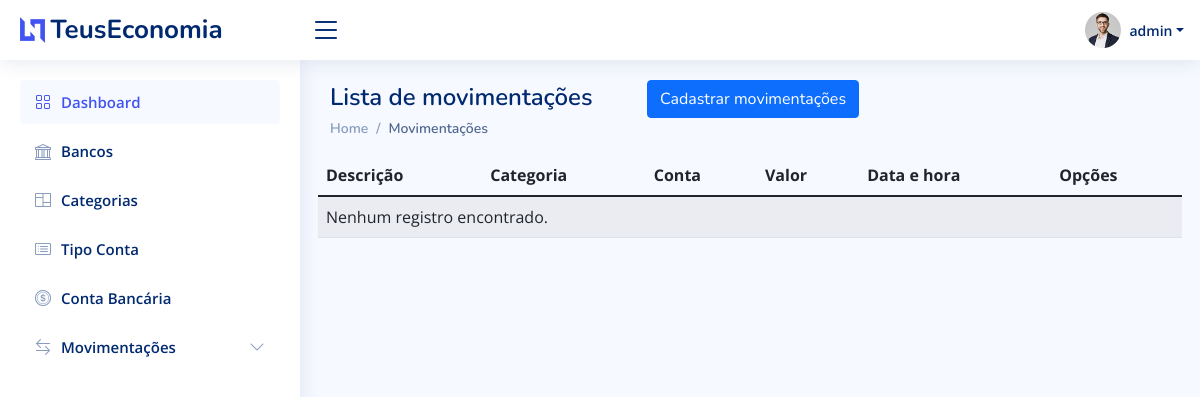
The page /listar/movimentacao-entrada/ (signed in) on the database as committed earlier.
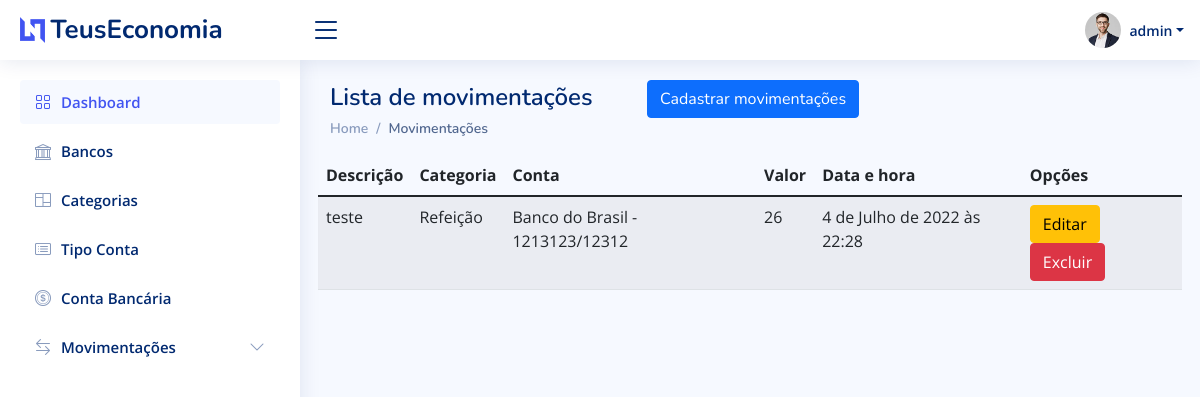
The same page on the database as committed later.
### Paginas/models.py (models this page shows, shortened)
class MovimentacaoEntrada(models.Model):
	descricao = models.CharField(max_length=100, verbose_name="Descrição")
	categoria = models.ForeignKey(Categoria, on_delete=models.PROTECT)
	valor = models.DecimalField(decimal_places= 0, max_digits=50)
	cadastrado_em = models.DateTimeField(auto_now_add=True)
	atualizado_em = models.DateTimeField(auto_now=True)
	conta_bancaria = models.ForeignKey(ContaBancaria, verbose_name="Conta Bancária", on_delete=models.PROTECT)

class Categoria(models.Model):
	nome = models.CharField(max_length=50)
	descricao = models.CharField(max_length=100, verbose_name="Descrição")
	tipo_movimetacao = models.CharField(max_length=2, choices=TIPO_MOVIMENTACOES, default="S")
	def __str__(self) -> str:
		return '{}'.format(self.nome)

class ContaBancaria(models.Model):
	banco = models.ForeignKey(Banco, on_delete=models.PROTECT)
	tipo_conta = models.ForeignKey(TipoConta, on_delete=models.PROTECT)
	agencia = models.CharField(verbose_name='Agência', max_length=50)
	conta = models.CharField(max_length=10)
	valor_total = models.DecimalField(max_digits=99999999999, decimal_places=0)
	conjunta = models.BooleanField()
	usuario = models.ForeignKey(User, on_delete=models.PROTECT)
	def __str__(self) -> str:
		return '{} - {}/{}'.format(self.banco.nome, self.agencia, self.conta)

class Banco(models.Model):
	nome = models.CharField(max_length=100)
	codigo = models.DecimalField(max_digits=9999, decimal_places=0)

### Paginas/views.py (the view)
# urls.py: path('listar/movimentacao-entrada/', MovimentacaoEntradaList.as_view(), name='listar-movimentacao-entrada'),
class MovimentacaoEntradaList(LoginRequiredMixin, ListView):
	model = MovimentacaoEntrada
	template_name = 'paginas/listas/movimentacao-entrada.html'

### Paginas/templates/paginas/listas/movimentacao-entrada.html
{% extends 'paginas/modelo.html' %} {% load static %} {% block pagetitle %}
<h1>Lista de movimentações
	<a href="{% url 'cadastrar-movimentacao-entrada' %}" class="btn btn-primary float-right ms-5">
		Cadastrar movimentações
	</a>
</h1>
{% endblock %} {% block breadcrumb %}
<nav>
	<ol class="breadcrumb">
		<li class="breadcrumb-item"><a href="{% url 'index' %}">Home</a></li>
		<li class="breadcrumb-item active">Movimentações</li>
	</ol>
</nav>
{% endblock %} {% block main %}
<table class="table table-striped">
	<thead>
		<tr>
			<th>Descrição</th>
			<th>Categoria</th>
			<th>Conta</th>
			<th>Valor</th>
			<th>Data e hora</th>
			<th>Opções</th>
		</tr>
	</thead>
	<tbody>
		{% for obj in object_list %}
		<tr>
			<td>{{ obj.descricao }}</td>
			<td>{{ obj.categoria }}</td>
			<td>{{ obj.conta_bancaria }}</td>
			<td>{{ obj.valor }}</td>
			<td>{{ obj.cadastrado_em }}</td>
			<td>
				<a href="{% url 'editar-movimentacao-entrada' obj.pk %}" class="btn btn-warning">Editar</a>
				<a href="{% url 'excluir-movimentacao-entrada' obj.pk %}" class="btn btn-danger">Excluir</a>
			</td>
		</tr>
		{% empty %}
		<tr>
			<td colspan="100%">Nenhum registro encontrado.</td>
		</tr>
		{% endfor %}
	</tbody>
</table>
{% endblock %}

Rows that differ between the two databases and show on the page:
added MovimentacaoEntrada: descricao "teste", categoria "Refeição", conta_bancaria "Banco do Brasil - 1213123/12312", valor "26", cadastrado_em "4 de Julho de 2022 às 22:28"
Other text that changed with them:
text no longer shown: "Nenhum registro encontrado."
